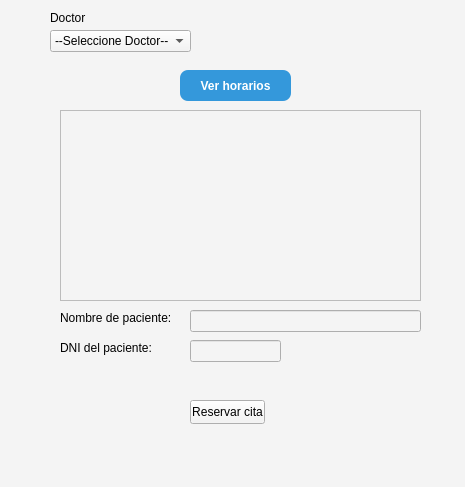
<?xml version="1.0" encoding="UTF-8"?>
<ui version="4.0">
 <class>MainWindow</class>
 <widget class="QMainWindow" name="MainWindow">
  <property name="geometry">
   <rect>
    <x>0</x>
    <y>0</y>
    <width>465</width>
    <height>487</height>
   </rect>
  </property>
  <property name="windowTitle">
   <string>MainWindow</string>
  </property>
  <property name="styleSheet">
   <string notr="true">QWidget {
    background-image: url(:/imagenes/walla.jpg);  /* Si la imagen está en recursos */
    background-repeat: no-repeat;
    background-position: center;
    background-attachment: fixed;
    background-color: #f4f4f4;
}
</string>
  </property>
  <widget class="QWidget" name="centralwidget">
   <widget class="QComboBox" name="comboBox">
    <property name="geometry">
     <rect>
      <x>50</x>
      <y>30</y>
      <width>141</width>
      <height>22</height>
     </rect>
    </property>
    <item>
     <property name="text">
      <string>--Seleccione Doctor--</string>
     </property>
    </item>
   </widget>
   <widget class="QPushButton" name="btnVer">
    <property name="geometry">
     <rect>
      <x>180</x>
      <y>70</y>
      <width>111</width>
      <height>31</height>
     </rect>
    </property>
    <property name="styleSheet">
     <string notr="true">QPushButton {
    background-color: #3498db;
    color: white;
    border: none;
    padding: 8px 16px;
    border-radius: 8px;
    font-weight: bold;
}
QPushButton:hover {
    background-color: #2980b9;
}
QPushButton:pressed {
    background-color: #1c5980;
}
</string>
    </property>
    <property name="text">
     <string>Ver horarios</string>
    </property>
   </widget>
   <widget class="QPushButton" name="btnReservar">
    <property name="geometry">
     <rect>
      <x>190</x>
      <y>400</y>
      <width>75</width>
      <height>24</height>
     </rect>
    </property>
    <property name="text">
     <string>Reservar cita</string>
    </property>
   </widget>
   <widget class="QLabel" name="label_2">
    <property name="geometry">
     <rect>
      <x>50</x>
      <y>10</y>
      <width>61</width>
      <height>16</height>
     </rect>
    </property>
    <property name="styleSheet">
     <string notr="true">font: 700 12pt &quot;Arial Rounded MT&quot;;</string>
    </property>
    <property name="text">
     <string>Doctor</string>
    </property>
   </widget>
   <widget class="QTableView" name="tableView">
    <property name="geometry">
     <rect>
      <x>60</x>
      <y>110</y>
      <width>361</width>
      <height>191</height>
     </rect>
    </property>
   </widget>
   <widget class="QLineEdit" name="txtDNI">
    <property name="geometry">
     <rect>
      <x>190</x>
      <y>340</y>
      <width>91</width>
      <height>22</height>
     </rect>
    </property>
   </widget>
   <widget class="QLineEdit" name="txtPaciente">
    <property name="geometry">
     <rect>
      <x>190</x>
      <y>310</y>
      <width>231</width>
      <height>22</height>
     </rect>
    </property>
   </widget>
   <widget class="QLabel" name="label_3">
    <property name="geometry">
     <rect>
      <x>60</x>
      <y>340</y>
      <width>101</width>
      <height>16</height>
     </rect>
    </property>
    <property name="text">
     <string>DNI del paciente:</string>
    </property>
   </widget>
   <widget class="QLabel" name="label">
    <property name="geometry">
     <rect>
      <x>60</x>
      <y>310</y>
      <width>111</width>
      <height>16</height>
     </rect>
    </property>
    <property name="text">
     <string>Nombre de paciente:</string>
    </property>
   </widget>
  </widget>
  <widget class="QMenuBar" name="menubar">
   <property name="geometry">
    <rect>
     <x>0</x>
     <y>0</y>
     <width>465</width>
     <height>22</height>
    </rect>
   </property>
  </widget>
  <widget class="QStatusBar" name="statusbar"/>
 </widget>
 <resources/>
 <connections/>
</ui>
